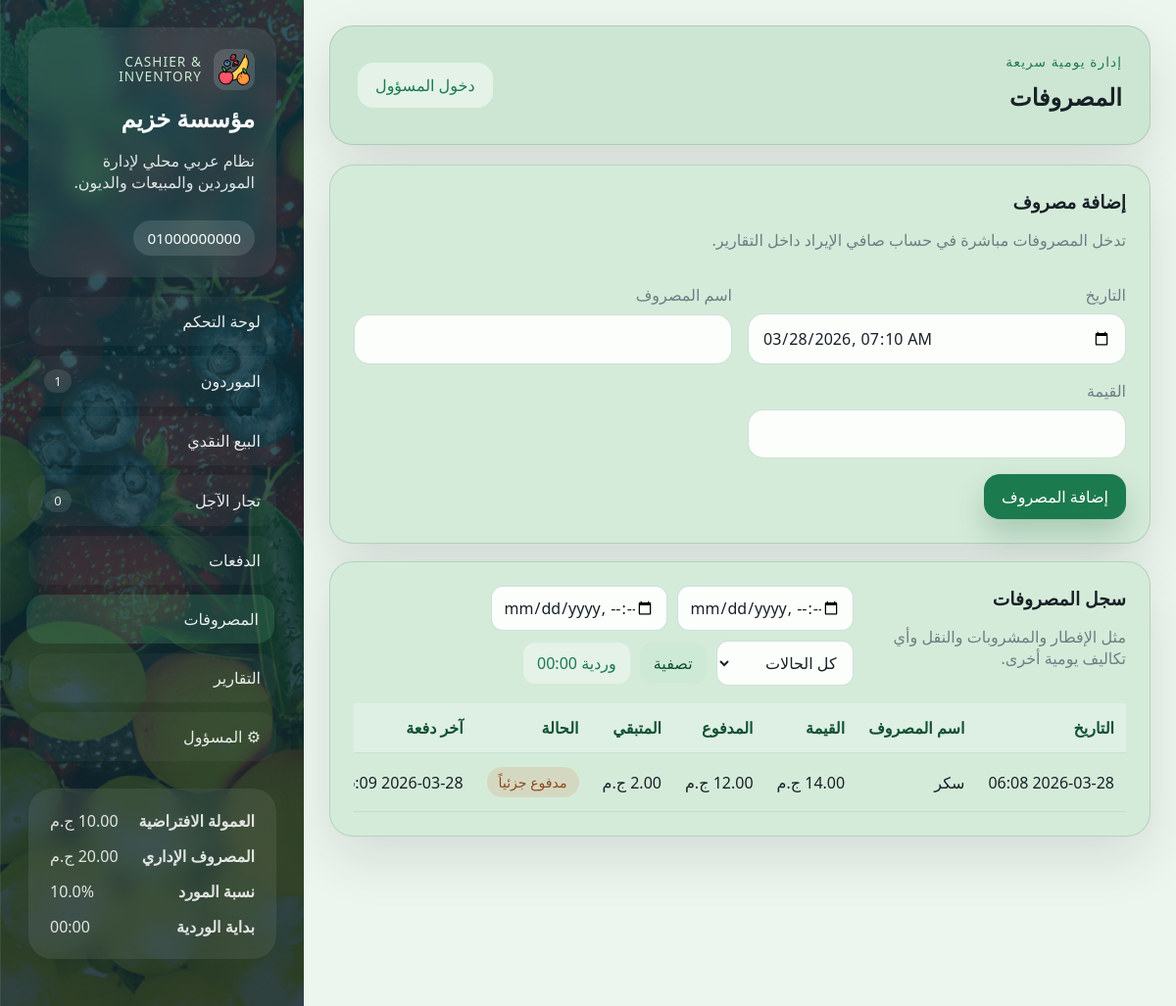
The page /expenses/ on the database its author committed.
### models/settings.py (models this page shows)
class Settings(Base):
    __tablename__ = "settings"
    id: Mapped[int] = mapped_column(Integer, primary_key=True)
    company_name: Mapped[str] = mapped_column(String(120), nullable=False)
    phone_number: Mapped[str] = mapped_column(String(255), nullable=False)
    commission_per_unit: Mapped[float] = mapped_column(Float, nullable=False, default=0.0)
    admin_expense: Mapped[float] = mapped_column(Float, nullable=False, default=0.0)
    supplier_profit_percentage: Mapped[float] = mapped_column(Float, nullable=False, default=0.0)
    shift_cutoff_time: Mapped[str] = mapped_column(String(5), nullable=False, default="00:00")
    admin_password: Mapped[str] = mapped_column(String(255), nullable=False)

### models/expense.py (models this page shows)
class Expense(Base):
    __tablename__ = "expenses"
    id: Mapped[int] = mapped_column(Integer, primary_key=True)
    date: Mapped[datetime] = mapped_column(DateTime, nullable=False, default=datetime.now)
    expense_name: Mapped[str] = mapped_column(String(120), nullable=False)
    amount: Mapped[float] = mapped_column(Float, nullable=False)
    paid_amount: Mapped[float] = mapped_column(Float, nullable=False, default=0)
    is_paid: Mapped[bool] = mapped_column(Boolean, nullable=False, default=False)
    paid_at: Mapped[datetime | None] = mapped_column(DateTime, nullable=True)
    @property
    def normalized_paid_amount(self) -> float:
        return round(min(max(float(self.paid_amount or 0), 0.0), float(self.amount or 0)), 2)
    @property
    def remaining_amount(self) -> float:
        return round(max(float(self.amount or 0) - self.normalized_paid_amount, 0.0), 2)
    @property
    def payment_status(self) -> str:
        if self.amount > 0 and self.remaining_amount <= 0:
            return "paid"
        if self.normalized_paid_amount > 0:
            return "partial"
        return "unpaid"

### routes/expense_routes.py (the view, shortened to what this page needs)
@expense_bp.route("/", methods=["GET", "POST"])
def expenses():
    db_session = get_session()
    edit_expense = None
    edit_id = parse_int(request.args.get("edit"))
    if edit_id:
        edit_expense = db_session.get(Expense, edit_id)
    date_from = request.args.get("date_from", "").strip()
    date_to = request.args.get("date_to", "").strip()
    status_filter = request.args.get("status", "").strip()
    expenses_query = db_session.query(Expense)
    expenses_query = apply_date_range(expenses_query, Expense.date, date_from or None, date_to or None)
    if status_filter == "paid":
        expenses_query = expenses_query.filter(Expense.paid_amount >= Expense.amount)
    elif status_filter == "partial":
        expenses_query = expenses_query.filter(Expense.paid_amount > 0, Expense.paid_amount < Expense.amount)
    elif status_filter == "unpaid":
        expenses_query = expenses_query.filter(Expense.paid_amount <= 0)
    expenses_list = expenses_query.order_by(Expense.date.desc(), Expense.id.desc()).all()
    context = {
        **build_base_context(db_session),
        "page_title": "المصروفات",
        "expenses_list": expenses_list,
        "edit_expense": edit_expense,
        "date_from": date_from,
        "date_to": date_to,
        "status_filter": status_filter,
    }
    return render_template("expenses.html", **context)

### models/__init__.py (called while the page is built)
def init_app(app):
    global engine
    database_uri = app.config["DATABASE_URI"]
    connect_args = {"check_same_thread": False} if database_uri.startswith("sqlite") else {}
    engine = create_engine(database_uri, future=True, connect_args=connect_args)
    SessionLocal.configure(bind=engine)
    from models.expense import Expense
    from models.inventory_allocation import InventoryAllocation
    from models.payment import Payment
    from models.retail_transaction import RetailTransaction
    from models.settings import Settings
    from models.special_retailer import SpecialRetailer
    from models.supplier import Supplier
    Base.metadata.create_all(bind=engine)
    ensure_sqlite_columns()
    @app.teardown_appcontext
    def shutdown_session(exception=None):
        SessionLocal.remove()

def get_session():
    return SessionLocal()

### utils/helpers.py (called while the page is built, shortened)
def parse_filter_datetime(value: str | None, end_of_day: bool = False) -> datetime | None:
    if not value:
        return None

def parse_int(value: str | None, default: int = 0) -> int:
    try:
        return int(value or default)
    except (TypeError, ValueError):
        return default

def currency_filter(value) -> str:
    return f"{float(value or 0):,.2f} ج.م"

def date_filter(value) -> str:
    if not value:
        return "-"
    if isinstance(value, datetime):
        return value.strftime("%Y-%m-%d %H:%M")
    return value.strftime("%Y-%m-%d")

def normalize_shift_cutoff_time(value: str | None, default: str = "00:00") -> str:
    normalized = (value or "").strip()
    try:
        parsed = datetime.strptime(normalized, "%H:%M")
        return parsed.strftime("%H:%M")
    except ValueError:
        return default

def current_shift_cutoff_range(cutoff_time: str | None, reference: datetime | None = None) -> dict[str, str]:
    now = reference or datetime.now()
    normalized_cutoff = normalize_shift_cutoff_time(cutoff_time)
    cutoff_clock = datetime.strptime(normalized_cutoff, "%H:%M").time()
    today_cutoff = datetime.combine(now.date(), cutoff_clock)
    if now >= today_cutoff:
        start = today_cutoff
        end = today_cutoff + timedelta(days=1) - timedelta(minutes=1)
    else:
        start = today_cutoff - timedelta(days=1)
        end = today_cutoff - timedelta(minutes=1)
    return {
        "cutoff": normalized_cutoff,
        "start": start.strftime("%Y-%m-%dT%H:%M"),
        "end": end.strftime("%Y-%m-%dT%H:%M"),
    }

def is_admin_logged_in() -> bool:
    return bool(session.get("admin_logged_in"))

### templates/expenses.html (shortened to what this page needs)
{% extends "base.html" %}
{% block content %}
<section class="content-grid single-wide">
    <article class="panel form-panel">
        <div class="panel-head">
            <div>
                <h3>{{ "تعديل مصروف" if edit_expense else "إضافة مصروف" }}</h3>
                <p>تدخل المصروفات مباشرة في حساب صافي الإيراد داخل التقارير.</p>
            </div>
        </div>
        <form class="form-grid" method="post">
            <label>
                <span>التاريخ</span>
                <input type="datetime-local" name="date" value="{{ edit_expense.date|datetime_input if edit_expense else now_string }}" required>
            </label>
            <label>
                <span>اسم المصروف</span>
                <input type="text" name="expense_name" value="{{ edit_expense.expense_name if edit_expense else '' }}" required>
            </label>
            <label>
                <span>القيمة</span>
                <input type="number" min="0.01" step="0.01" name="amount" value="{{ edit_expense.amount if edit_expense else '' }}" required>
            </label>
            <div class="form-actions full-width">
                <button class="btn btn-primary" type="submit">{{ "حفظ التعديل" if edit_expense else "إضافة المصروف" }}</button>
            </div>
        </form>
    </article>
    <article class="panel">
        <div class="panel-head">
            <div>
                <h3>سجل المصروفات</h3>
                <p>مثل الإفطار والمشروبات والنقل وأي تكاليف يومية أخرى.</p>
            </div>
            <form class="inline-form" method="get">
                <input type="datetime-local" name="date_from" value="{{ date_from }}">
                <input type="datetime-local" name="date_to" value="{{ date_to }}">
                <select name="status">
                    <option value="">كل الحالات</option>
                </select>
                <button class="btn btn-secondary" type="submit">تصفية</button>
            </form>
        </div>
        <div class="table-wrap records-scroll">
            <table>
                <thead>
                    <tr>
                        <th>التاريخ</th>
                        <th>اسم المصروف</th>
                        <th>القيمة</th>
                        <th>المدفوع</th>
                        <th>المتبقي</th>
                        <th>الحالة</th>
                        <th>آخر دفعة</th>
                    </tr>
                </thead>
                <tbody>
                    {% for expense in expenses_list %}
                        <tr>
                            <td>{{ expense.date|date_ar }}</td>
                            <td>{{ expense.expense_name }}</td>
                            <td>{{ expense.amount|currency }}</td>
                            <td>{{ expense.normalized_paid_amount|currency }}</td>
                            <td>{{ expense.remaining_amount|currency }}</td>
                            <td>
                                <span class="status {{ expense.payment_status }}">
                                    {{ "مدفوع" if expense.payment_status == "paid" else ("مدفوع جزئياً" if expense.payment_status == "partial" else "غير مسدد") }}
                                </span>
                            </td>
                            <td>{{ expense.paid_at|date_ar if expense.paid_at else "-" }}</td>
                        </tr>
                    {% else %}
                        <tr><td colspan="8" class="empty-state">لا توجد مصروفات مسجلة.</td></tr>
                    {% endfor %}
                </tbody>
            </table>
        </div>
    </article>
</section>
{% endblock %}

### templates/base.html (shortened to what this page needs)
<!doctype html>
<html lang="ar" dir="rtl">
<head>
    <link rel="stylesheet" href="{{ url_for('static', filename='css/style.css') }}">
</head>
<body
    data-shift-cutoff="{{ shift_cutoff_range.cutoff }}"
    data-shift-start="{{ shift_cutoff_range.start }}"
    data-shift-end="{{ shift_cutoff_range.end }}"
>
    <div class="page-shell">
        <aside class="sidebar">
            <div class="brand-card">
                <div class="brand-kicker-row">
                    <img class="brand-logo" src="{{ url_for('static', filename='fruitsIcon.png') }}" alt="شعار النظام">
                    <span class="brand-kicker">Cashier & Inventory</span>
                </div>
                <h1>{{ settings.company_name }}</h1>
                <p>نظام عربي محلي لإدارة الموردين والمبيعات والديون.</p>
                <div class="brand-meta-stack">
                    {% for phone in phone_numbers %}
                        <div class="meta-pill">{{ phone }}</div>
                    {% endfor %}
                </div>
            </div>
            <nav class="nav-links">
                <a class="{{ 'active' if request.endpoint == 'admin.dashboard' else '' }}" href="{{ url_for('admin.dashboard') }}">لوحة التحكم</a>
                <a class="{{ 'active' if request.endpoint == 'suppliers.suppliers' else '' }}" href="{{ url_for('suppliers.suppliers') }}">الموردون <span>{{ nav_badges.open_suppliers }}</span></a>
                <a class="{{ 'active' if request.endpoint == 'retail.retail' else '' }}" href="{{ url_for('retail.retail') }}">البيع النقدي</a>
                <a class="{{ 'active' if request.endpoint == 'special_retailers.special_retailers' else '' }}" href="{{ url_for('special_retailers.special_retailers') }}">تجار الآجل <span>{{ nav_badges.unpaid_retailers }}</span></a>
                <a class="{{ 'active' if request.endpoint == 'payments.payments' else '' }}" href="{{ url_for('payments.payments') }}">الدفعات</a>
                <a class="{{ 'active' if request.endpoint == 'expenses.expenses' else '' }}" href="{{ url_for('expenses.expenses') }}">المصروفات</a>
                <a class="{{ 'active' if request.endpoint == 'admin.reports' else '' }}" href="{{ url_for('admin.reports') }}">التقارير</a>
                <a class="{{ 'active' if request.endpoint in ['admin.admin_panel', 'admin.login'] else '' }}" href="{{ url_for('admin.admin_panel' if is_admin else 'admin.login') }}">&#9881; المسؤول</a>
            </nav>
            <div class="settings-card sidebar-spacer">
                <div>
                    <strong>العمولة الافتراضية</strong>
                    <span>{{ settings.commission_per_unit|currency }}</span>
                </div>
                <div>
                    <strong>المصروف الإداري</strong>
                    <span>{{ settings.admin_expense|currency }}</span>
                </div>
                <div>
                    <strong>نسبة المورد</strong>
                    <span>{{ settings.supplier_profit_percentage }}%</span>
                </div>
                <div>
                    <strong>بداية الوردية</strong>
                    <span>{{ settings.shift_cutoff_time }}</span>
                </div>
            </div>
        </aside>
        <main class="main-content">
            <header class="topbar">
                <div>
                    <span class="topbar-label">إدارة يومية سريعة</span>
                    <h2>{{ page_title or "نظام الكاشير" }}</h2>
                </div>
                <div class="topbar-actions">
                    {% if is_admin %}
                        <form method="post" action="{{ url_for('admin.logout') }}">
                            <button class="btn btn-ghost" type="submit">تسجيل الخروج</button>
                        </form>
                    {% else %}
                        <a class="btn btn-ghost" href="{{ url_for('admin.login') }}">دخول المسؤول</a>
                    {% endif %}
                </div>
            </header>
            {% block content %}{% endblock %}
        </main>
    </div>
</body>
</html>

### rows shown on the page
Settings: company_name "مؤسسة خزيم", phone_number "01000000000", commission_per_unit "10.00 ج.م", admin_expense "20.00 ج.م", supplier_profit_percentage "10.0", shift_cutoff_time "00:00"
Expense: date "2026-03-28 06:08", expense_name "سكر", amount "14.00 ج.م", normalized_paid_amount "12.00 ج.م", remaining_amount "2.00 ج.م", amount+paid_amount "مدفوع جزئياً", paid_at "2026-03-28…"

### other values the page prints
{{ nav_badges.open_suppliers }} "1"
{{ nav_badges.unpaid_retailers }} "0"
{{ page_title or "نظام الكاشير" }} "المصروفات"
{{ "تعديل مصروف" if edit_expense else "إضافة مصروف" }} "إضافة مصروف"
{{ "حفظ التعديل" if edit_expense else "إضافة المصروف" }} "إضافة المصروف"
